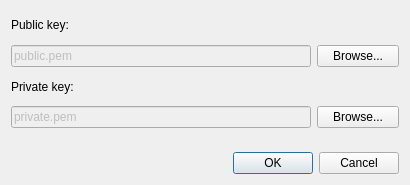
<?xml version="1.0" encoding="UTF-8"?>
<ui version="4.0">
 <class>Dialog</class>
 <widget class="QDialog" name="Dialog">
  <property name="geometry">
   <rect>
    <x>0</x>
    <y>0</y>
    <width>409</width>
    <height>185</height>
   </rect>
  </property>
  <property name="windowTitle">
   <string>New Key Pair</string>
  </property>
  <layout class="QGridLayout" name="gridLayout">
   <item row="0" column="0">
    <widget class="QLabel" name="label">
     <property name="text">
      <string>Public key:</string>
     </property>
    </widget>
   </item>
   <item row="1" column="0" colspan="2">
    <widget class="QLineEdit" name="line_public">
     <property name="enabled">
      <bool>false</bool>
     </property>
     <property name="minimumSize">
      <size>
       <width>300</width>
       <height>0</height>
      </size>
     </property>
     <property name="text">
      <string>public.pem</string>
     </property>
    </widget>
   </item>
   <item row="1" column="2">
    <widget class="QPushButton" name="button_public">
     <property name="text">
      <string>Browse...</string>
     </property>
    </widget>
   </item>
   <item row="2" column="0">
    <widget class="QLabel" name="label_2">
     <property name="text">
      <string>Private key:</string>
     </property>
    </widget>
   </item>
   <item row="3" column="0" colspan="2">
    <widget class="QLineEdit" name="line_private">
     <property name="enabled">
      <bool>false</bool>
     </property>
     <property name="text">
      <string>private.pem</string>
     </property>
    </widget>
   </item>
   <item row="3" column="2">
    <widget class="QPushButton" name="button_private">
     <property name="text">
      <string>Browse...</string>
     </property>
    </widget>
   </item>
   <item row="5" column="0" colspan="3">
    <widget class="QDialogButtonBox" name="button_box">
     <property name="orientation">
      <enum>Qt::Horizontal</enum>
     </property>
     <property name="standardButtons">
      <set>QDialogButtonBox::Cancel|QDialogButtonBox::Ok</set>
     </property>
    </widget>
   </item>
   <item row="4" column="0" colspan="3">
    <spacer name="verticalSpacer">
     <property name="orientation">
      <enum>Qt::Vertical</enum>
     </property>
     <property name="sizeType">
      <enum>QSizePolicy::Fixed</enum>
     </property>
     <property name="sizeHint" stdset="0">
      <size>
       <width>388</width>
       <height>18</height>
      </size>
     </property>
    </spacer>
   </item>
  </layout>
 </widget>
 <resources/>
 <connections>
  <connection>
   <sender>button_box</sender>
   <signal>accepted()</signal>
   <receiver>Dialog</receiver>
   <slot>accept()</slot>
   <hints>
    <hint type="sourcelabel">
     <x>248</x>
     <y>254</y>
    </hint>
    <hint type="destinationlabel">
     <x>157</x>
     <y>274</y>
    </hint>
   </hints>
  </connection>
  <connection>
   <sender>button_box</sender>
   <signal>rejected()</signal>
   <receiver>Dialog</receiver>
   <slot>reject()</slot>
   <hints>
    <hint type="sourcelabel">
     <x>316</x>
     <y>260</y>
    </hint>
    <hint type="destinationlabel">
     <x>286</x>
     <y>274</y>
    </hint>
   </hints>
  </connection>
 </connections>
</ui>
